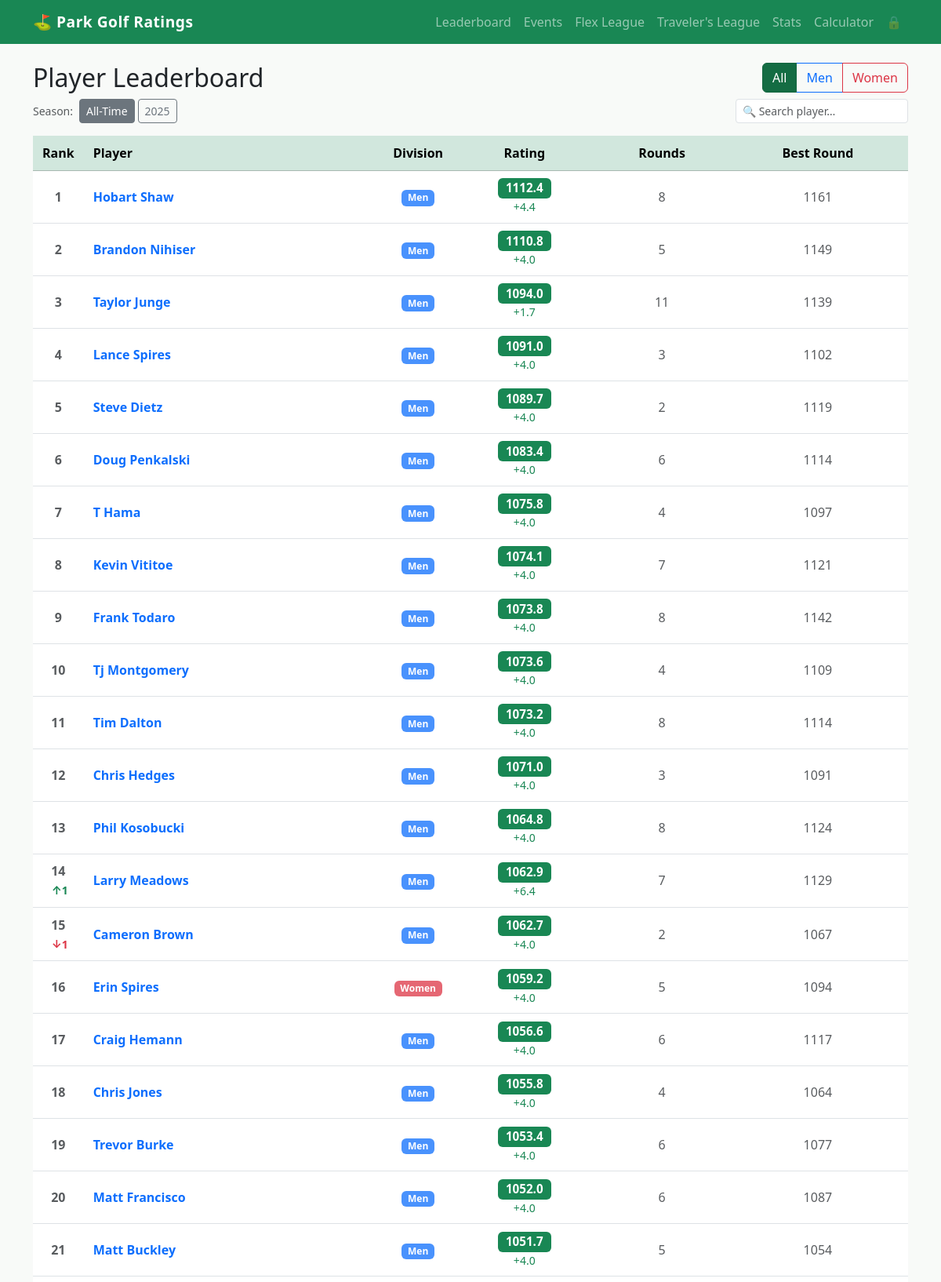
The page / (upper part) on the database its author committed.
### tables this page shows
CREATE TABLE players (
    id INTEGER PRIMARY KEY AUTOINCREMENT,
    name TEXT NOT NULL,
    created_at TIMESTAMP DEFAULT CURRENT_TIMESTAMP
, division TEXT DEFAULT 'Men', current_rating REAL, previous_rating REAL, peak_rating REAL);

CREATE TABLE rounds (
    id INTEGER PRIMARY KEY AUTOINCREMENT,
    tournament_id INTEGER NOT NULL,
    player_id INTEGER NOT NULL,
    round_number INTEGER NOT NULL,
    score INTEGER NOT NULL,
    rating INTEGER NOT NULL, league TEXT,
    FOREIGN KEY (tournament_id) REFERENCES tournaments(id),
    FOREIGN KEY (player_id) REFERENCES players(id)
);

### app.py (the view)
@app.route('/')
def index():
    db = get_db()
    year_rows = db.execute('''
        SELECT DISTINCT substr(sort_date, 1, 4) AS year
        FROM tournaments WHERE sort_date IS NOT NULL
        ORDER BY year DESC
    ''').fetchall()
    available_years = [r['year'] for r in year_rows]
    selected_year = request.args.get('year', 'all')
    if selected_year not in available_years:
        selected_year = 'all'
    all_rounds = fetch_rounds_for_rating(db)
    if selected_year != 'all':
        all_rounds = [r for r in all_rounds if r.get('sort_date', '').startswith(selected_year)]
    divisions = {r['id']: r['division'] for r in db.execute('SELECT id, division FROM players').fetchall()}
    player_map = {}
    for r in all_rounds:
        pid = r['player_id']
        if pid not in player_map:
            player_map[pid] = {'id': pid, 'name': r['name'], 'rounds': [],
                               'division': divisions.get(pid, 'Men')}
        player_map[pid]['rounds'].append(r)
    players = []
    for pid, data in player_map.items():
        result = compute_player_rating(data['rounds'])
        all_ratings = [r['rating'] for r in data['rounds']]
        players.append({
            'id': pid,
            'name': data['name'],
            'division': data['division'],
            'rating': result['rating'],
            'num_rounds': result['rounds_used'],
            'total_rounds': len(data['rounds']),
            'best_rating': max(all_ratings),
            'excluded': len(result['excluded_ids']),
        })
    players.sort(key=lambda x: (x['rating'] is not None, x['rating']), reverse=True)
    if selected_year == 'all':
        prev_rows = db.execute('SELECT id, previous_rating, current_rating FROM players').fetchall()
        prev_rating = {r['id']: r['previous_rating'] for r in prev_rows if r['previous_rating'] is not None}
        prev_sorted = sorted(prev_rating.items(), key=lambda x: x[1], reverse=True)
        prev_rank = {pid: i + 1 for i, (pid, _) in enumerate(prev_sorted)}
        for i, p in enumerate(players):
            pid = p['id']
            cur_rank = i + 1
            p['rank_change'] = (prev_rank[pid] - cur_rank) if pid in prev_rank else None
            prev_r = prev_rating.get(pid)
            p['rating_change'] = round(p['rating'] - prev_r, 1) if p['rating'] and prev_r else None
    else:
        for p in players:
            p['rank_change'] = None
            p['rating_change'] = None
    return render_template('index.html', players=players,
                           available_years=available_years,
                           selected_year=selected_year)

### app.py (called while the page is built)
def get_db():
    if 'db' not in g:
        g.db = sqlite3.connect(DATABASE)
        g.db.row_factory = sqlite3.Row
    return g.db

def age_cutoff():
    today = datetime.today()
    try:
        return today.replace(year=today.year - 2).strftime('%Y-%m-%d')
    except ValueError:  # Feb 29 in a leap year
        return today.replace(year=today.year - 2, day=28).strftime('%Y-%m-%d')

def fetch_rounds_for_rating(db, player_id=None):
    if player_id:
        rows = db.execute('''
            SELECT r.id AS round_id, r.rating, r.round_number, t.sort_date
            FROM rounds r JOIN tournaments t ON t.id = r.tournament_id
            WHERE r.player_id = ?
        ''', (player_id,)).fetchall()
    else:
        rows = db.execute('''
            SELECT r.id AS round_id, r.rating, r.round_number, t.sort_date,
                   r.player_id, p.name
            FROM rounds r
            JOIN tournaments t ON t.id = r.tournament_id
            JOIN players p ON p.id = r.player_id
        ''').fetchall()
    return [dict(r) for r in rows]

### templates/index.html (shortened to what this page needs)
{% extends 'base.html' %}
{% block content %}
<div class="d-flex justify-content-between align-items-center mb-2">
  <h2 class="mb-0">
    Player Leaderboard
  </h2>
  {% if players %}
  <div class="btn-group" role="group" id="division-filter">
    <button type="button" class="btn btn-success active" data-filter="all">All</button>
    <button type="button" class="btn btn-outline-primary" data-filter="Men">Men</button>
    <button type="button" class="btn btn-outline-danger" data-filter="Women">Women</button>
  </div>
  {% endif %}
</div>
{% if available_years or players %}
<div class="d-flex flex-wrap align-items-center gap-3 mb-3">
  {% if available_years %}
  <div class="d-flex align-items-center gap-1 flex-wrap">
    <span class="text-muted small me-1">Season:</span>
    <a href="{{ url_for('index') }}"
       class="btn btn-sm {% if selected_year == 'all' %}btn-secondary{% else %}btn-outline-secondary{% endif %}">
      All-Time
    </a>
    {% for yr in available_years %}
    <a href="{{ url_for('index', year=yr) }}"
       class="btn btn-sm {% if selected_year == yr %}btn-secondary{% else %}btn-outline-secondary{% endif %}">
      {{ yr }}
    </a>
    {% endfor %}
  </div>
  {% endif %}
  {% if players %}
  <div class="ms-auto" style="min-width:180px; max-width:260px">
    <input type="search" id="player-search" class="form-control form-control-sm"
           placeholder="🔍 Search player…" autocomplete="off">
  </div>
  {% endif %}
</div>
{% endif %}
{% if players %}
<div class="table-responsive">
  <table class="table table-hover align-middle" id="leaderboard-table" data-sortable>
    <thead class="table-success">
      <tr>
        <th class="text-center" style="width:60px" data-sort>Rank</th>
        <th data-sort>Player</th>
        <th class="text-center" style="width:80px" data-sort>Division</th>
        <th class="text-center" data-sort>Rating</th>
        <th class="text-center" data-sort>Rounds</th>
        <th class="text-center" data-sort>Best Round</th>
      </tr>
    </thead>
    <tbody>
      {% for p in players %}
      <tr data-division="{{ p.division }}" data-name="{{ p.name | lower }}">
        <td class="text-center fw-bold text-muted rank-cell" data-val="{{ loop.index }}">
          <span class="rank-num"></span>
          {% if p.rank_change and p.rank_change > 0 %}
            <span class="text-success small ms-1">↑{{ p.rank_change }}</span>
          {% elif p.rank_change and p.rank_change < 0 %}
            <span class="text-danger small ms-1">↓{{ p.rank_change | abs }}</span>
          {% endif %}
        </td>
        <td>
          <a href="{{ url_for('player', player_id=p.id) }}" class="text-decoration-none fw-semibold">
            {{ p.name }}
          </a>
        </td>
        <td class="text-center">
          <span class="badge {% if p.division == 'Women' %}bg-danger{% else %}bg-primary{% endif %} bg-opacity-75">
            {{ p.division }}
          </span>
        </td>
        <td class="text-center" data-val="{{ p.rating }}">
          <span class="badge fs-6 {% if p.rating >= 1000 %}bg-success{% elif p.rating >= 950 %}bg-primary{% elif p.rating >= 900 %}bg-info text-dark{% else %}bg-secondary{% endif %}">
            {{ p.rating }}
          </span>
          {% if p.rating_change and p.rating_change > 0 %}
            <span class="text-success small d-block">+{{ p.rating_change }}</span>
          {% elif p.rating_change and p.rating_change < 0 %}
            <span class="text-danger small d-block">{{ p.rating_change }}</span>
          {% endif %}
        </td>
        <td class="text-center text-muted">{{ p.num_rounds }}</td>
        <td class="text-center text-muted">{{ p.best_rating }}</td>
      </tr>
      {% endfor %}
    </tbody>
  </table>
</div>
{% else %}
<div class="text-center text-muted py-5">
  <p class="fs-5">No data yet.</p>
  <a href="{{ url_for('add_tournament') }}" class="btn btn-success">Add First Tournament</a>
</div>
{% endif %}
{% endblock %}

### static/style.css (style rules this page uses)
body { background: #f8faf8; }
.badge.fs-6 { min-width: 64px; font-size: 0.95rem !important; }
.table > :not(caption) > * > * { padding: 0.6rem 0.75rem; }

### rows shown on the page
players: name "Hobart Shaw", division "Men"
rounds: best_rating "1161"
players: name "Brandon Nihiser", division "Men"
rounds: best_rating "1149"
players: name "Taylor Junge", division "Men"
rounds: best_rating "1139"
players: name "Lance Spires", division "Men"
rounds: best_rating "1102"
players: name "Steve Dietz", division "Men"
rounds: best_rating "1119"
players: name "Doug Penkalski", division "Men"
rounds: best_rating "1114"
players: name "T Hama", division "Men"
rounds: best_rating "1097"
players: name "Kevin Vititoe", division "Men"
rounds: best_rating "1121"
players: name "Frank Todaro", division "Men"
rounds: best_rating "1142"
players: name "Tj Montgomery", division "Men"
rounds: best_rating "1109"
players: name "Tim Dalton", division "Men"
rounds: best_rating "1114"
players: name "Chris Hedges", division "Men"
rounds: best_rating "1091"
players: name "Phil Kosobucki", division "Men"
rounds: best_rating "1124"
players: name "Larry Meadows", division "Men"
rounds: best_rating "1129"
players: name "Cameron Brown", division "Men"
rounds: best_rating "1067"
players: name "Erin Spires", division "Women"
rounds: best_rating "1094"
players: name "Craig Hemann", division "Men"
rounds: best_rating "1117"
players: name "Chris Jones", division "Men"
rounds: best_rating "1064"
players: name "Trevor Burke", division "Men"
rounds: best_rating "1077"
players: name "Matt Francisco", division "Men"
rounds: best_rating "1087"
players: name "Matt Buckley", division "Men"
rounds: best_rating "1054"

### other values the page prints
{{ yr }} "2025"
{{ p.rating }} "1112.4" "1110.8" "1094.0" "1091.0" "1089.7" "1083.4" "1075.8" "1074.1" "1073.8" "1073.6" "1073.2" "1071.0" "1064.8" "1062.9" "1062.7" "1059.2" "1056.6" "1055.8" "1053.4" "1052.0" "1051.7"
{{ p.rating_change }} "4.4" "4.0" "1.7" "4.0" "4.0" "4.0" "4.0" "4.0" "4.0" "4.0" "4.0" "4.0" "4.0" "6.4" "4.0" "4.0" "4.0" "4.0" "4.0" "4.0" "4.0"
{{ p.num_rounds }} "8" "5" "11" "3" "2" "6" "4" "7" "8" "4" "8" "3" "8" "7" "2" "5" "6" "4" "6" "6" "5"
{{ p.rank_change }} "1"
{{ p.rank_change | abs }} "1"
